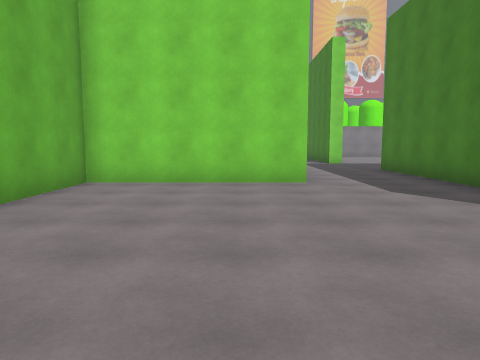
[1] (above)

19 first-person views from a walk through a 3-D level made in the Unity game engine. The camera is 1.5 m above the floor, tilts 6° down and sees 70° across. The floor is counted in squares, 2 m on a side. Each view is taken from the middle of a square. On the plan, view 1 faces up. The plan holds only what a view shows up to about 11 squares ahead; the rest is blank. The place goes on beyond the plan. The player character is not drawn. Some animated figures are left out.

[2]
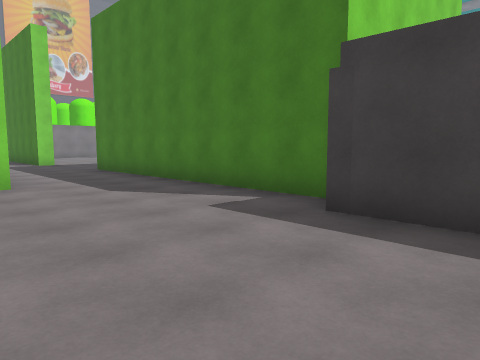

[3]
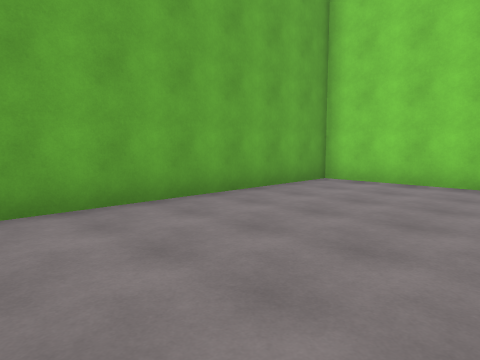

[4]
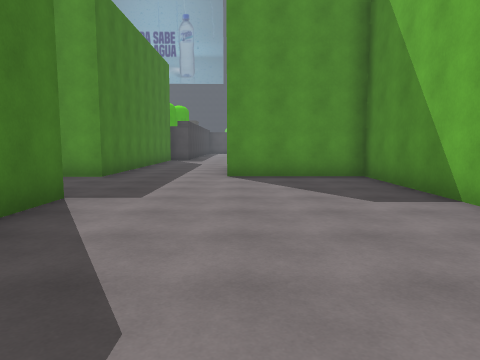

[5]
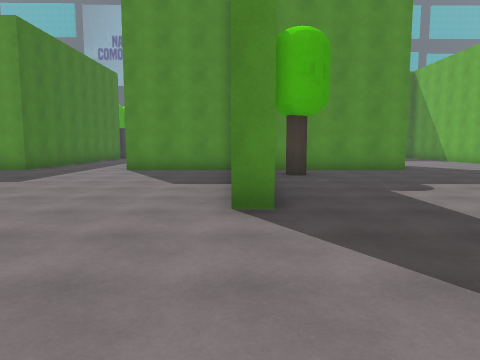

[6]
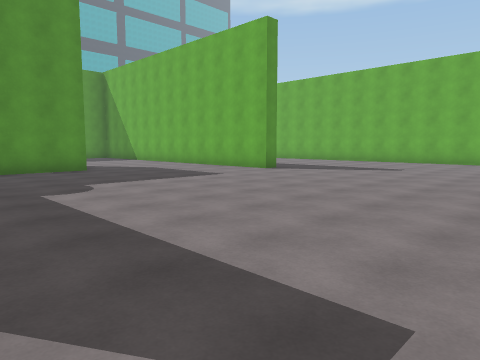

[7]
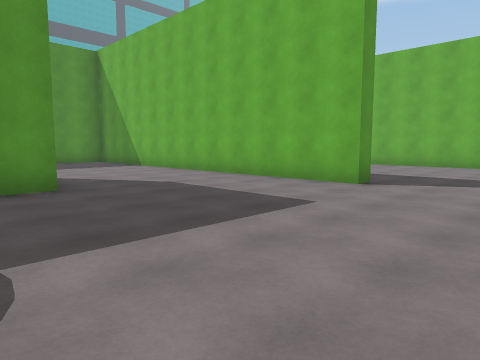

[8]
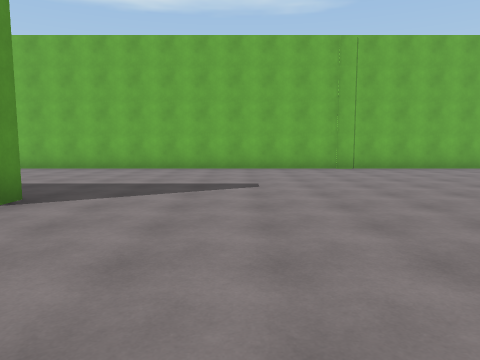

[9]
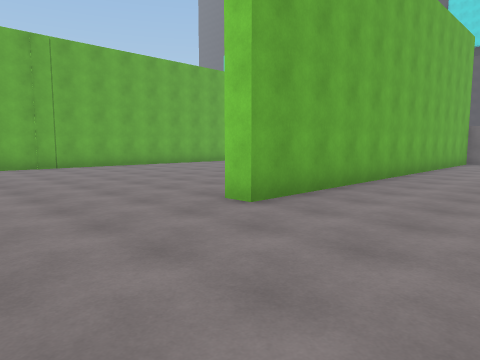

[10]
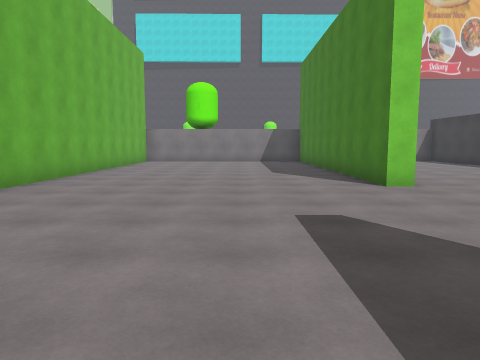

[11]
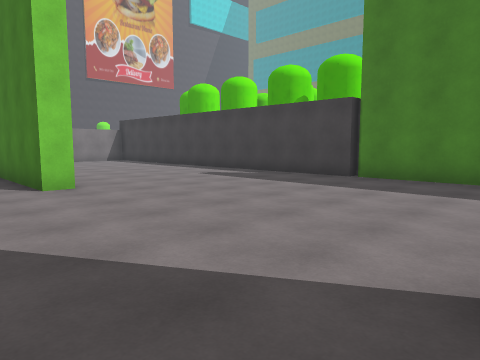

[12]
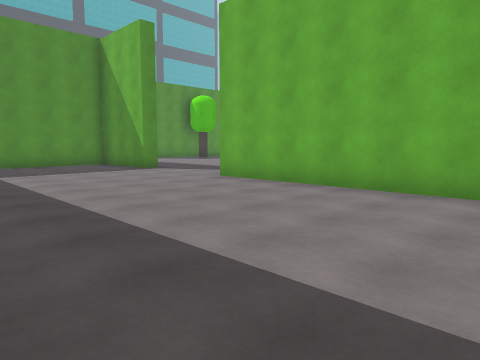

[13]
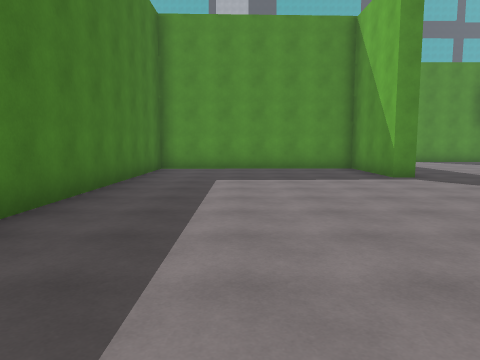

[14]
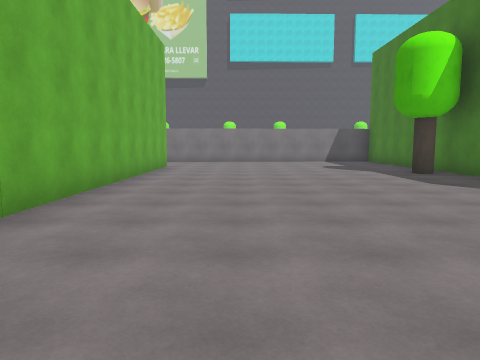

[15]
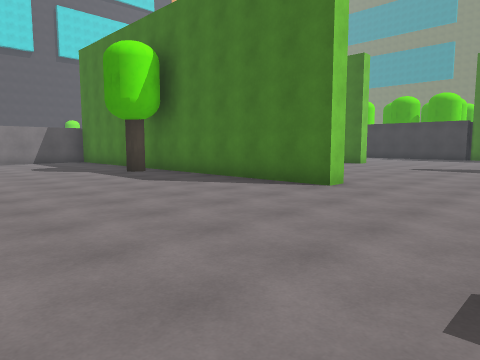

[16]
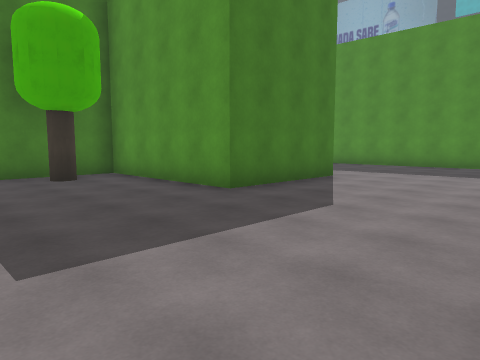

[17]
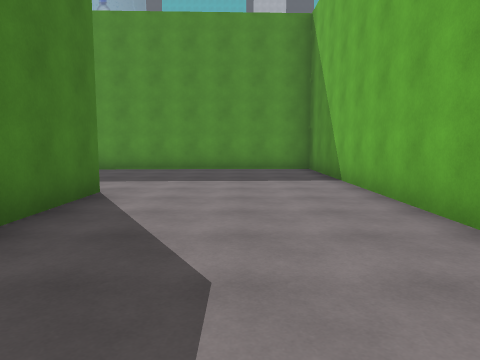

[18]
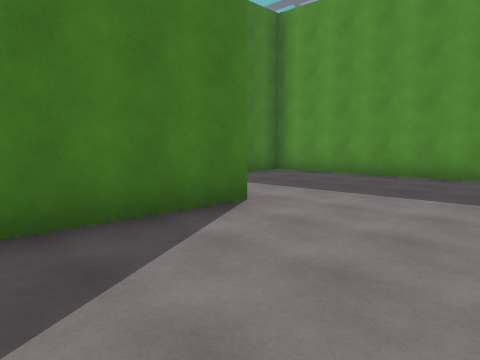

[19]
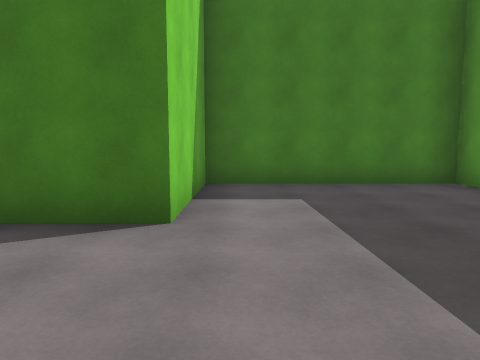

### Floor plan
Points are (right, up) in squares from view 1. A wall is a line through its corners. A room is listed if a view was taken in it or the views show most of it. See-through windows are left out.
Room 1 (views 1, 2, 3)
walls: (1.4, 6.7) (-3, 6.7) (-3, 0.6); (3.4, 0.5) (3.4, 2.1); (4.2, 2.4) (4.2, 5.6)
ways out: opening at (2.5, 6) to room 2
Room 2 (views 4, 5, 6, 7, 8, 9, 10, 11, 12, 13, 14, 15, 16, 17, 18, 19)
walls: (-11.6, 13.1) (-11.1, 13.1) (-11.1, 1.6) (-3.5, 1.9) (-3.5, 6.7) (-6.8, 6.7) (-6.8, 10) (-2.4, 10) (-2.4, 12.5); (-2.5, 16.1) (-1.9, 16.1); (-1.9, 14) (-1.9, 10) (1.4, 10); (-1.9, 22) (-2.4, 22) (-2.4, 27.1); (3.4, 17.2) (3.4, 24.2); (-9, 27.5) (-9, 19.2) (-9.5, 19.2) (-9.5, 27.1); (3.4, 13.2) (3.4, 14.6); (-17.5, 27) (-17.5, 7.9); (-18, 4.3) (-17.5, 4.3) (-17.5, 1.4) (-11.6, 1.6) (-11.6, 8.6); (4.2, 5.6) (4.2, 10)
ways out: opening at (2.5, 6) to room 1; opening at (4, 12)
objects: cylinder (-10, 25); cylinder (-3, 12)

Positions as (right, up) in squares from view 1, and headings:
1: (0, 0), facing up
2: (0, 0), facing up-right
3: (1, 0), facing up-left
4: (1, 18), facing down
5: (-2, 20), facing down
6: (-3, 20), facing down-left
7: (-5, 16), facing down-left
8: (-7, 16), facing left
9: (-6, 16), facing up-left
10: (-5, 16), facing up
11: (-4, 16), facing up-right
12: (-12, 14), facing down-left
13: (-14, 12), facing down
14: (-15, 16), facing up
15: (-15, 16), facing up-right
16: (-11, 14), facing down-right
17: (-9, 12), facing down
18: (-10, 10), facing down-right
19: (-10, 6), facing right
